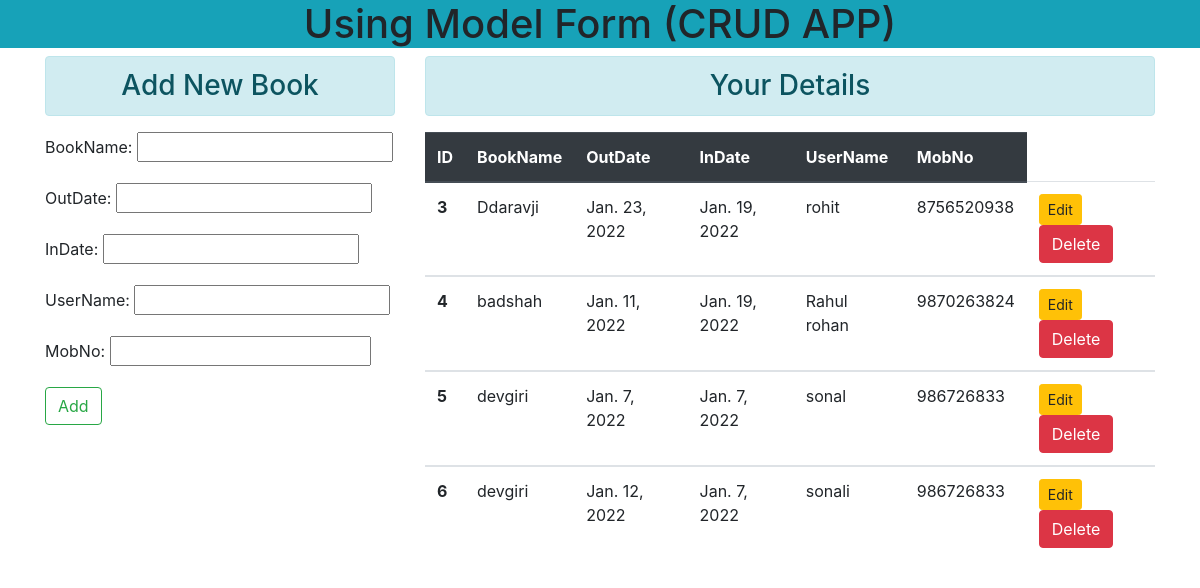
The page / on the database its author committed.
### LibraryApp/models.py (models this page shows)
class BookRecord(models.Model):
    BookName=models.CharField(max_length=100)
    OutDate=models.DateField()
    InDate=models.DateField()
    UserName=models.CharField(max_length=50,unique=True)
    MobNo=models.BigIntegerField()

### LibraryApp/views.py (the view)
# urls.py: path('', views.add_book, name='home'),
def add_book(request):
    if request.method=='POST':
        bn=BookRegistration(request.POST)
        if bn.is_valid():
            nb=bn.cleaned_data['BookName']
            od=bn.cleaned_data['OutDate']
            id=bn.cleaned_data['InDate']
            un=bn.cleaned_data['UserName']
            mb=bn.cleaned_data['MobNo']
            reg=BookRecord(BookName=nb,OutDate=od,InDate=id,UserName=un,MobNo=mb)
            reg.save()
            messages.success(request,"your details has been submitted.!")
            bn=BookRegistration()
    else:
        bn=BookRegistration()
    show=BookRecord.objects.all()
    return render(request,'update.html',{'form':bn,'show':show})

### LibraryApp/forms.py
class BookRegistration(forms.ModelForm):
    class Meta:
        model=BookRecord
        fields=['BookName','OutDate','InDate','UserName','MobNo']
        widget={
            'BookName': forms.TextInput(attrs={'class':'form-control'}),
            'OutDate': forms.DateInput(attrs={'class':'form-control'}),
            'InDate': forms.DateInput(attrs={'class':'form-control'}),
            'UserName': forms.TextInput(attrs={'class':'form-control'}),
            'MobNo': forms.TextInput(attrs={'class':'form-control'}),
        }

### LibraryApp/templates/update.html (shortened to what this page needs)
<!DOCTYPE html>
<html>
<head>
    <link rel="stylesheet" href="https://stackpath.bootstrapcdn.com/bootstrap/4.5.0/css/bootstrap.min.css">
</head>
<body>
    <div class="col-lg-12 bg-info text-center">
        <h1>Using Model Form (CRUD APP)</h1>
    </div>
    <div class="col-lg-12 col-md-12">
        <div class="container">
            <div class="row">
                <div class="col-lg-4 col-md-4">
                    <h3 class="text-center alert alert-info">Add New Book</h3>
                    <form action="" method="POST">
                        {% csrf_token %} {% comment %} This means it render the form as paragraph in template {% endcomment %} {{form.as_p}}
                        <input type="submit" class="btn btn-outline-success" value="Add">
                    </form>
                </div>
                <div class="col-lg-8 col-md-8">
                    <h3 class="text-center alert alert-info">Your Details</h3>
                    <table class="table">
  <thead class="thead-dark">
    <tr>
    <th scope="col">ID</th>
      <th scope="col">BookName</th>
      <th scope="col">OutDate</th>
      <th scope="col">InDate</th>
      <th scope="col">UserName</th>
      <th scope="col">MobNo</th>
    </tr>
  </thead>
    {% for i in show %}
   <tbody>
    <tr>
      <th scope="row">{{i.id}}</th>
      <td>{{i.BookName}}</td>
      <td>{{i.OutDate}}</td>
      <td>{{i.InDate}}</td>
      <td>{{i.UserName}}</td>
      <td>{{i.MobNo}}</td>
      <td>
      <a href="{% url 'update' i.id %}" class="btn btn-warning btn-sm">Edit</a>
      <form action="{% url 'delete' i.id %}" method="POST" class="d-inline">
      <input type="submit" value="Delete" class="btn btn-danger">
      </form>
      </td>
    </tr>
  </tbody>
                    {% endfor %}
</table>
                </div>
            </div>
        </div>
    </div>
</body>
</html>

### rows shown on the page
BookRecord: id "3", BookName "Ddaravji", OutDate "Jan. 23, 2022", InDate "Jan. 19, 2022", UserName "rohit", MobNo "8756520938"
BookRecord: id "4", BookName "badshah", OutDate "Jan. 11, 2022", InDate "Jan. 19, 2022", UserName "Rahul rohan", MobNo "9870263824"
BookRecord: id "5", BookName "devgiri", OutDate "Jan. 7, 2022", InDate "Jan. 7, 2022", UserName "sonal", MobNo "986726833"
BookRecord: id "6", BookName "devgiri", OutDate "Jan. 12, 2022", InDate "Jan. 7, 2022", UserName "sonali", MobNo "986726833"
